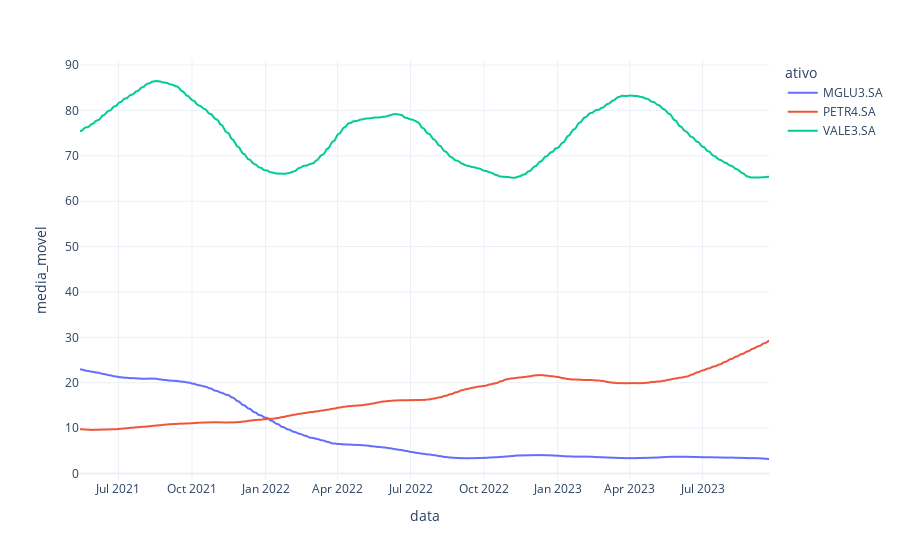

The notebook cell saved with this chart:
### Code cell
#Plotagem Media Movel
fig = px.line(df_movel_fechamento_vertical, x='data', y='media_movel', color='ativo', template='plotly_white')
fig.show()

### Figure 1 — Plotly figure (JSON) as saved in the notebook; plotly's stock layout.template omitted (floating-point values rounded to 4 significant figures; data arrays with more than 128 entries replaced by an {"elided": "..."} marker saying what was removed)
{"data": [{"hovertemplate": "ativo=MGLU3.SA<br>data=%{x}<br>media_movel=%{y}<extra></extra>", "legendgroup": "MGLU3.SA", "line": {"color": "#636efa", "dash": "solid"}, "marker": {"symbol": "circle"}, "mode": "lines", "name": "MGLU3.SA", "showlegend": true, "type": "scattergl", "x": {"elided": "591 str values"}, "xaxis": "x", "y": {"elided": "591 float values"}, "yaxis": "y"}, {"hovertemplate": "ativo=PETR4.SA<br>data=%{x}<br>media_movel=%{y}<extra></extra>", "legendgroup": "PETR4.SA", "line": {"color": "#EF553B", "dash": "solid"}, "marker": {"symbol": "circle"}, "mode": "lines", "name": "PETR4.SA", "showlegend": true, "type": "scattergl", "x": {"elided": "591 str values"}, "xaxis": "x", "y": {"elided": "591 float values"}, "yaxis": "y"}, {"hovertemplate": "ativo=VALE3.SA<br>data=%{x}<br>media_movel=%{y}<extra></extra>", "legendgroup": "VALE3.SA", "line": {"color": "#00cc96", "dash": "solid"}, "marker": {"symbol": "circle"}, "mode": "lines", "name": "VALE3.SA", "showlegend": true, "type": "scattergl", "x": {"elided": "591 str values"}, "xaxis": "x", "y": {"elided": "591 float values"}, "yaxis": "y"}], "layout": {"legend": {"title": {"text": "ativo"}, "tracegroupgap": 0}, "margin": {"t": 60}, "xaxis": {"anchor": "y", "domain": [0, 1], "title": {"text": "data"}}, "yaxis": {"anchor": "x", "domain": [0, 1], "title": {"text": "media_movel"}}}}
